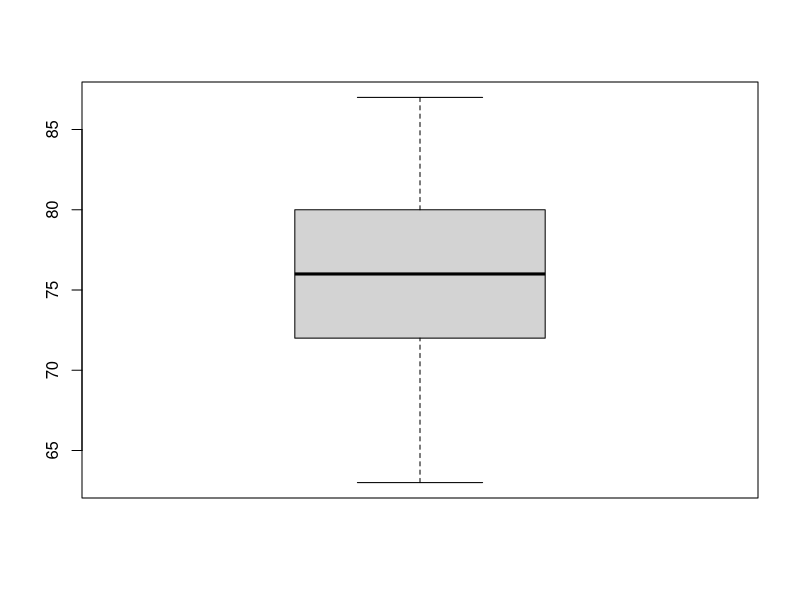

Generate this figure with R:
attach(trees)
names(trees)
boxplot(Height)
sort(Height)
fivenum(Height)
quantile(Height)
##Q0(아랫쪽/왼쪽 하한선)구하기
Q0<-fivenum(Height)[2]-1.5*IQR(Height)
Q0
##Q5(위쪽 / 오른쪽 상한선)구하기
Q5<-fivenum(Height)[4]+1.5*IQR(Height)
Q5
## 아웃라이어(이상치)구하기
##IQR사용하여 구하기
upper_outlier <-Height[which(Height>Q5)]
upper_outlier
lower_outlier <-Height[which(Height<Q0)]
lower_outlier
##boxplot.stats() 사용하여 구하기
upper_outlier2<-boxplot.stats(Height, do.out = T)
upper_outlier2
